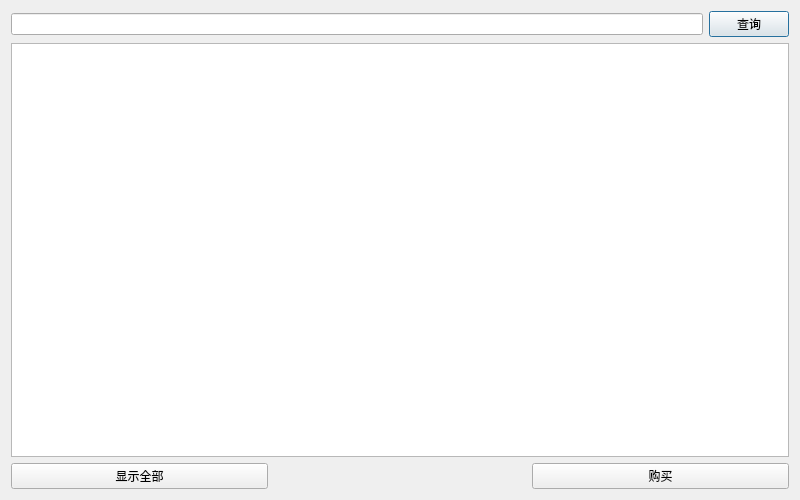
<?xml version="1.0" encoding="UTF-8"?>
<ui version="4.0">
 <class>cosmetic1</class>
 <widget class="QDialog" name="cosmetic1">
  <property name="geometry">
   <rect>
    <x>0</x>
    <y>0</y>
    <width>800</width>
    <height>500</height>
   </rect>
  </property>
  <property name="windowTitle">
   <string>Dialog</string>
  </property>
  <layout class="QVBoxLayout" name="verticalLayout">
   <item>
    <layout class="QHBoxLayout" name="horizontalLayout_2">
     <item>
      <widget class="QLineEdit" name="search"/>
     </item>
     <item>
      <widget class="QPushButton" name="pushButton">
       <property name="text">
        <string>查询</string>
       </property>
      </widget>
     </item>
    </layout>
   </item>
   <item>
    <widget class="QTableView" name="tableView"/>
   </item>
   <item>
    <layout class="QHBoxLayout" name="horizontalLayout" stretch="1,1,1">
     <item>
      <widget class="QPushButton" name="pushButton_2">
       <property name="text">
        <string>显示全部</string>
       </property>
      </widget>
     </item>
     <item>
      <spacer name="horizontalSpacer">
       <property name="orientation">
        <enum>Qt::Horizontal</enum>
       </property>
       <property name="sizeHint" stdset="0">
        <size>
         <width>40</width>
         <height>20</height>
        </size>
       </property>
      </spacer>
     </item>
     <item>
      <widget class="QPushButton" name="pushButton_3">
       <property name="text">
        <string>购买</string>
       </property>
      </widget>
     </item>
    </layout>
   </item>
  </layout>
 </widget>
 <resources/>
 <connections/>
</ui>
